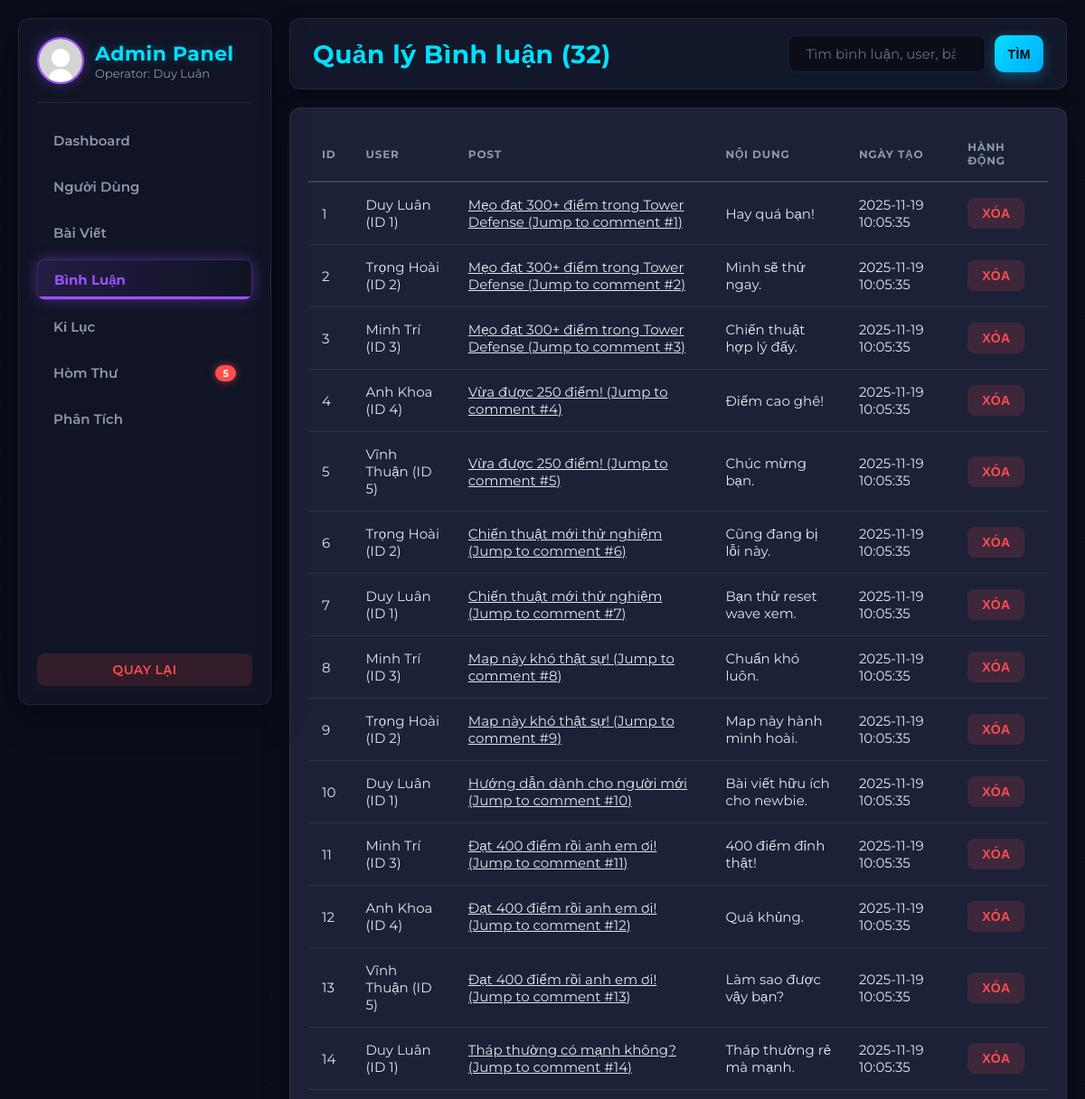
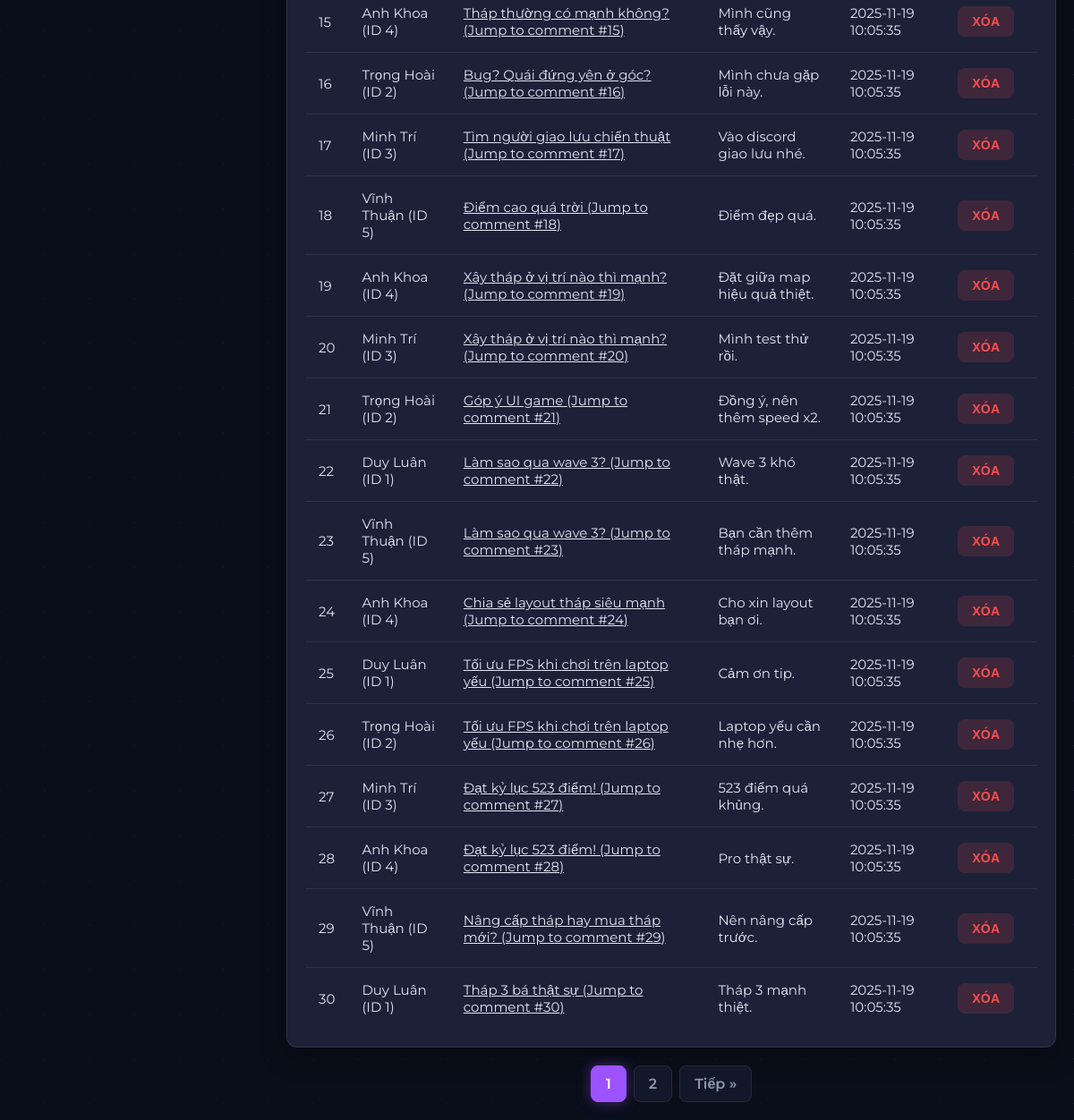
Screenshot of /admin/admin_comments.php (signed in) with the database file from the repository (2 pictures, top to bottom).
### tables this page shows
CREATE TABLE IF NOT EXISTS comments (
  id INT AUTO_INCREMENT PRIMARY KEY,
  post_id INT NOT NULL,
  user_id INT NOT NULL,
  content TEXT NOT NULL,
  parent_comment_id INT NULL DEFAULT NULL,
  is_reply TINYINT(1) NOT NULL DEFAULT 0,
  created_at TIMESTAMP DEFAULT CURRENT_TIMESTAMP,
  FOREIGN KEY (post_id) REFERENCES posts(id) ON DELETE CASCADE,
  FOREIGN KEY (user_id) REFERENCES users(id) ON DELETE CASCADE,
  FOREIGN KEY (parent_comment_id) REFERENCES comments(id) ON DELETE SET NULL
);

CREATE TABLE IF NOT EXISTS users (
  id INT AUTO_INCREMENT PRIMARY KEY,
  name VARCHAR(100),
  email VARCHAR(100) UNIQUE,
  password VARCHAR(255),
  avatar VARCHAR(255) DEFAULT 'uploads/avatar/default.png',
  secret_code VARCHAR(255) NOT NULL,
  bio VARCHAR(255) NULL DEFAULT NULL,
  created_at DATETIME DEFAULT CURRENT_TIMESTAMP,
  last_activity DATETIME NULL,
  role VARCHAR(20) NOT NULL DEFAULT 'user',
  last_login DATETIME NULL,
  is_locked TINYINT(1) NOT NULL DEFAULT 0
);

CREATE TABLE IF NOT EXISTS posts (
  id INT AUTO_INCREMENT PRIMARY KEY,
  user_id INT NOT NULL,
  title VARCHAR(200) NOT NULL,
  content TEXT,
  screenshot_url VARCHAR(255),
  featured TINYINT(1) NOT NULL DEFAULT 0,
  created_at TIMESTAMP DEFAULT CURRENT_TIMESTAMP,
  FOREIGN KEY (user_id) REFERENCES users(id) ON DELETE CASCADE
);

### admin/admin_comments.php (the view, shortened to what this page needs)
<?php
require_once __DIR__ . '/admin_header.php';
$limit = 30;
$page = max(1, intval($_GET['page'] ?? 1));
$offset = ($page - 1) * $limit;
$search = trim($_GET['search'] ?? "");
$whereSql = "";
$sqlCount = "
SELECT COUNT(*)
FROM comments c
LEFT JOIN users u ON u.id = c.user_id
LEFT JOIN posts p ON p.id = c.post_id
$whereSql
";
$stmt = $conn->prepare($sqlCount);
$stmt->execute();
$stmt->bind_result($total);
$totalPages = max(1, ceil($total / $limit));
$sql = "
SELECT c.id, c.content, c.created_at, c.post_id, c.user_id,
       u.name AS user_name, p.title AS post_title
FROM comments c
LEFT JOIN users u ON u.id = c.user_id
LEFT JOIN posts p ON p.id = c.post_id
$whereSql
ORDER BY c.created_at DESC
LIMIT $limit OFFSET $offset
";
$stmt = $conn->prepare($sql);
$stmt->execute();
$res = $stmt->get_result();
?>
<div class="header">
    <h1 style="margin:0">Quản lý Bình luận (<?= $total ?>)</h1>
    <form class="searchbar" method="get" style="margin:0;">
        <input type="search" name="search" placeholder="Tìm bình luận, user, bài viết..."
               value="<?= htmlspecialchars($search) ?>">
        <button type="submit" class="btn-neutral" style="border-radius:10px; padding: 10px 14px; border:0; cursor:pointer;">Tìm</button>
    </form>
</div>
<section class="table-wrap">
    <table class="table">
        <thead>
            <tr>
                <th>ID</th>
                <th>User</th>
                <th>Post</th>
                <th>Nội dung</th>
                <th>Ngày tạo</th>
                <th>Hành động</th>
            </tr>
        </thead>
        <tbody>
            <?php if ($res->num_rows > 0): ?>
                <?php while ($r = $res->fetch_assoc()): ?>
                <tr>
                    <td><?= $r['id'] ?></td>
                    <td><?= htmlspecialchars($r['user_name']) ?> (ID <?= $r['user_id'] ?>)</td>
                    <td>
                        <a href="../forum_view.php?id=<?= $r['post_id'] ?>#comment-<?= $r['id'] ?>"
                        style="color: var(--text); text-decoration: underline;">
                            <?= htmlspecialchars($r['post_title']) ?> (Jump to comment #<?= $r['id'] ?>)
                        </a>
                    </td>
                    <td style="max-width: 300px; word-break: break-word;">
                        <?= nl2br(htmlspecialchars($r['content'])) ?>
                    </td>
                    <td style="color:var(--muted)"><?= $r['created_at'] ?></td>
                    <td>
                        <form method="post" style="display:inline">
                            <button class="btn-danger" name="action" value="delete" onclick="return confirm('Bạn có chắc muốn XÓA VĨNH VIỄN bình luận này?')">Xóa</button>
                        </form>
                    </td>
                </tr>
                <?php endwhile; ?>
            <?php endif; ?>
        </tbody>
    </table>
</section>
<div class="pagination">
    <?php for ($i = 1; $i <= $totalPages; $i++): ?>
        <?php if ($i == $page): ?>
            <span class="current"><?= $i ?></span>
        <?php else: ?>
            <a href="?page=<?= $i ?>&search=<?= urlencode($search) ?>"><?= $i ?></a>
        <?php endif; ?>
    <?php endfor; ?>
    <?php if ($page < $totalPages): ?>
        <a href="?page=<?= $page+1 ?>&search=<?= urlencode($search) ?>">Tiếp »</a>
    <?php endif; ?>
</div>
<?php
require_once __DIR__ . '/admin_footer.php';
?>

### admin/admin_header.php (style rules this page uses)
:root { --bg-body: #0a0e1a; --bg-panel: #13172a; --bg-card: #1c2138; --primary: #9d52ff; --primary-glow: rgba(157, 82, 255, 0.4); --secondary: #00e0ff; --secondary-glow: rgba(0, 224, 255, 0.3); --text-main: #e0e6f2; --text-muted: #8c98ad; --border-subtle: rgba(255, 255, 255, 0.08); --border-strong: rgba(255, 255, 255, 0.15); --danger: #ff4d4d; --warning: #ffb84d; --success: #4dff9c; --gap: 20px; --radius-soft: 8px; --radius-medium: 12px; }
* { box-sizing:border-box; }
body { margin:0; font-family: 'Montserrat', sans-serif; background-color: var(--bg-body); background-image: radial-gradient(circle at top left, var(--bg-panel) 1px, transparent 1px), radial-gradient(circle at bottom right, var(--bg-panel) 1px, transparent 1px), linear-gradient(rgba(10, 14, 26, 0.8), rgba(10, 14, 26, 0.8)); background-size: 50px 50px, 50px 50px, 100% 100%; color: var(--text-main); min-height: 100vh; }
h1, h2, h3 { font-weight: 700; letter-spacing: 0.5px; color: var(--text-main); }
.header { display:flex; justify-content:space-between; align-items:center; margin-bottom: var(--gap); background: var(--bg-panel); padding: 18px 25px; border-radius: var(--radius-medium); border: 1px solid var(--border-subtle); box-shadow: 0 5px 20px rgba(0,0,0,0.3); }
.header h1 { font-size: 28px; margin: 0; color: var(--secondary); }
.header form { display: flex; gap: 10px; }
.header input, .searchbar input, .search input { padding:10px 18px; border-radius: var(--radius-soft); border:1px solid var(--border-subtle); background: rgba(0,0,0,0.4); color: var(--text-main); outline: none; transition: border-color 0.3s, box-shadow 0.3s; font-family: 'Montserrat', sans-serif; font-size: 15px; }
.header input::placeholder { color: var(--text-muted); opacity: 0.7; }
.header button { background: linear-gradient(135deg, var(--secondary) 0%, #00aaff 100%); color: #000; border: none; padding: 10px 22px; border-radius: var(--radius-soft); cursor: pointer; font-weight: 700; text-transform: uppercase; letter-spacing: 0.5px; box-shadow: 0 4px 15px rgba(0, 224, 255, 0.3); transition: all 0.3s ease; }
.table-wrap { background: var(--bg-card); padding: var(--gap); border-radius: var(--radius-medium); border: 1px solid var(--border-subtle); box-shadow: 0 10px 30px rgba(0,0,0,0.3); }
.table { width:100%; border-collapse:collapse; color: var(--text-main); font-size:15px; }
.table th { text-align:left; padding:15px; color: var(--text-muted); text-transform: uppercase; font-size: 12px; letter-spacing: 0.8px; border-bottom: 2px solid var(--border-strong); }
.table td { padding:15px; border-bottom: 1px solid var(--border-subtle); vertical-align:middle; }
.table tr:last-child td { border-bottom: none; }
.actions button, .btn-danger, .btn-warning, .btn-neutral { border: 1px solid transparent; padding: 8px 15px; border-radius: var(--radius-soft); cursor:pointer; font-weight: 600; transition: all 0.2s ease-in-out; text-decoration: none; display: inline-block; font-size: 14px; text-transform: uppercase; letter-spacing: 0.3px; }
.btn-danger { background: rgba(255, 77, 77, 0.15); color: var(--danger); }
.btn-neutral { background: rgba(255,255,255,0.08); color: var(--text-main); }
.pagination { text-align: center; margin-top: var(--gap); display: flex; justify-content: center; gap: 8px; }
.pagination a, .pagination span { display: inline-block; padding: 10px 16px; border: 1px solid var(--border-subtle); color: var(--text-muted); text-decoration: none; background: var(--bg-panel); border-radius: var(--radius-soft); font-weight: 600; transition: all 0.2s; }
.pagination span.current { background: var(--primary); color: white; border-color: var(--primary); box-shadow: 0 0 15px var(--primary-glow); }

### rows the page displays
comments: id "1", user.name "Duy Luân", user "1", post.title "Mẹo đạt 300+ điểm trong Tower Defense", content "Hay quá bạn!", created_at "2025-11-19 10:05:35"
comments: id "2", user.name "Trọng Hoài", user "2", post.title "Mẹo đạt 300+ điểm trong Tower Defense", content "Mình sẽ thử ngay.", created_at "2025-11-19 10:05:35"
comments: id "3", user.name "Minh Trí", user "3", post.title "Mẹo đạt 300+ điểm trong Tower Defense", content "Chiến thuật hợp lý đấy.", created_at "2025-11-19 10:05:35"
comments: id "4", user.name "Anh Khoa", user "4", post.title "Vừa được 250 điểm!", content "Điểm cao ghê!", created_at "2025-11-19 10:05:35"
comments: id "5", user.name "Vĩnh Thuận", user "5", post.title "Vừa được 250 điểm!", content "Chúc mừng bạn.", created_at "2025-11-19 10:05:35"
comments: id "6", user.name "Trọng Hoài", user "2", post.title "Chiến thuật mới thử nghiệm", content "Cũng đang bị lỗi này.", created_at "2025-11-19 10:05:35"
comments: id "7", user.name "Duy Luân", user "1", post.title "Chiến thuật mới thử nghiệm", content "Bạn thử reset wave xem.", created_at "2025-11-19 10:05:35"
comments: id "8", user.name "Minh Trí", user "3", post.title "Map này khó thật sự!", content "Chuẩn khó luôn.", created_at "2025-11-19 10:05:35"
comments: id "9", user.name "Trọng Hoài", user "2", post.title "Map này khó thật sự!", content "Map này hành mình hoài.", created_at "2025-11-19 10:05:35"
comments: id "10", user.name "Duy Luân", user "1", post.title "Hướng dẫn dành cho người mới", content "Bài viết hữu ích cho newbie.", created_at "2025-11-19 10:05:35"
comments: id "11", user.name "Minh Trí", user "3", post.title "Đạt 400 điểm rồi anh em ơi!", content "400 điểm đỉnh thật!", created_at "2025-11-19 10:05:35"
comments: id "12", user.name "Anh Khoa", user "4", post.title "Đạt 400 điểm rồi anh em ơi!", content "Quá khủng.", created_at "2025-11-19 10:05:35"
comments: id "13", user.name "Vĩnh Thuận", user "5", post.title "Đạt 400 điểm rồi anh em ơi!", content "Làm sao được vậy bạn?", created_at "2025-11-19 10:05:35"
comments: id "14", user.name "Duy Luân", user "1", post.title "Tháp thường có mạnh không?", content "Tháp thường rẻ mà mạnh.", created_at "2025-11-19 10:05:35"
comments: id "15", user.name "Anh Khoa", user "4", post.title "Tháp thường có mạnh không?", content "Mình cũng thấy vậy.", created_at "2025-11-19 10:05:35"
comments: id "16", user.name "Trọng Hoài", user "2", post.title "Bug? Quái đứng yên ở góc?", content "Mình chưa gặp lỗi này.", created_at "2025-11-19 10:05:35"
comments: id "17", user.name "Minh Trí", user "3", post.title "Tìm người giao lưu chiến thuật", content "Vào discord giao lưu nhé.", created_at "2025-11-19 10:05:35"
comments: id "18", user.name "Vĩnh Thuận", user "5", post.title "Điểm cao quá trời", content "Điểm đẹp quá.", created_at "2025-11-19 10:05:35"
comments: id "19", user.name "Anh Khoa", user "4", post.title "Xây tháp ở vị trí nào thì mạnh?", content "Đặt giữa map hiệu quả thiệt.", created_at "2025-11-19 10:05:35"
comments: id "20", user.name "Minh Trí", user "3", post.title "Xây tháp ở vị trí nào thì mạnh?", content "Mình test thử rồi.", created_at "2025-11-19 10:05:35"
comments: id "21", user.name "Trọng Hoài", user "2", post.title "Góp ý UI game", content "Đồng ý, nên thêm speed x2.", created_at "2025-11-19 10:05:35"
comments: id "22", user.name "Duy Luân", user "1", post.title "Làm sao qua wave 3?", content "Wave 3 khó thật.", created_at "2025-11-19 10:05:35"
comments: id "23", user.name "Vĩnh Thuận", user "5", post.title "Làm sao qua wave 3?", content "Bạn cần thêm tháp mạnh.", created_at "2025-11-19 10:05:35"
comments: id "24", user.name "Anh Khoa", user "4", post.title "Chia sẻ layout tháp siêu mạnh", content "Cho xin layout bạn ơi.", created_at "2025-11-19 10:05:35"
comments: id "25", user.name "Duy Luân", user "1", post.title "Tối ưu FPS khi chơi trên laptop yếu", content "Cảm ơn tip.", created_at "2025-11-19 10:05:35"
comments: id "26", user.name "Trọng Hoài", user "2", post.title "Tối ưu FPS khi chơi trên laptop yếu", content "Laptop yếu cần nhẹ hơn.", created_at "2025-11-19 10:05:35"
comments: id "27", user.name "Minh Trí", user "3", post.title "Đạt kỷ lục 523 điểm!", content "523 điểm quá khủng.", created_at "2025-11-19 10:05:35"
comments: id "28", user.name "Anh Khoa", user "4", post.title "Đạt kỷ lục 523 điểm!", content "Pro thật sự.", created_at "2025-11-19 10:05:35"
comments: id "29", user.name "Vĩnh Thuận", user "5", post.title "Nâng cấp tháp hay mua tháp mới?", content "Nên nâng cấp trước.", created_at "2025-11-19 10:05:35"
comments: id "30", user.name "Duy Luân", user "1", post.title "Tháp 3 bá thật sự", content "Tháp 3 mạnh thiệt.", created_at "2025-11-19 10:05:35"

### other values shown
$_SESSION['user']['name'] "Duy Luân"
$unreadCount "5"
$total "32"
